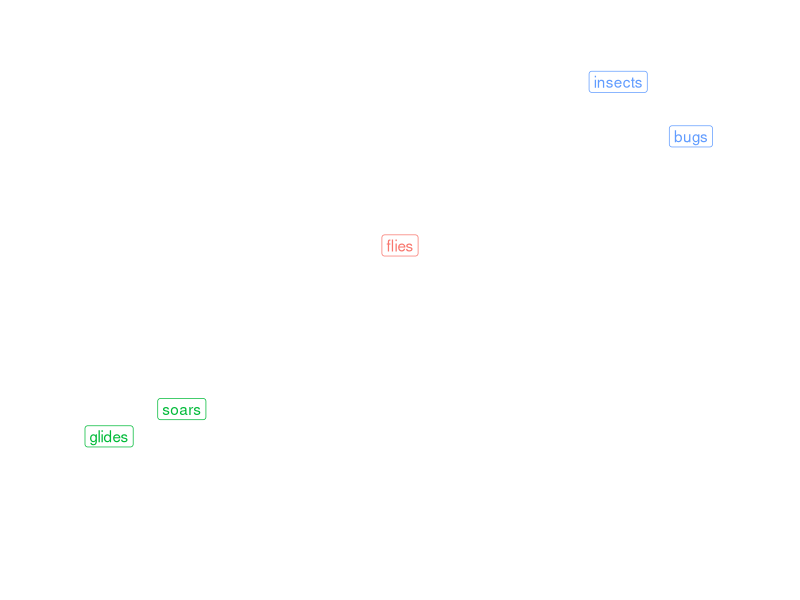
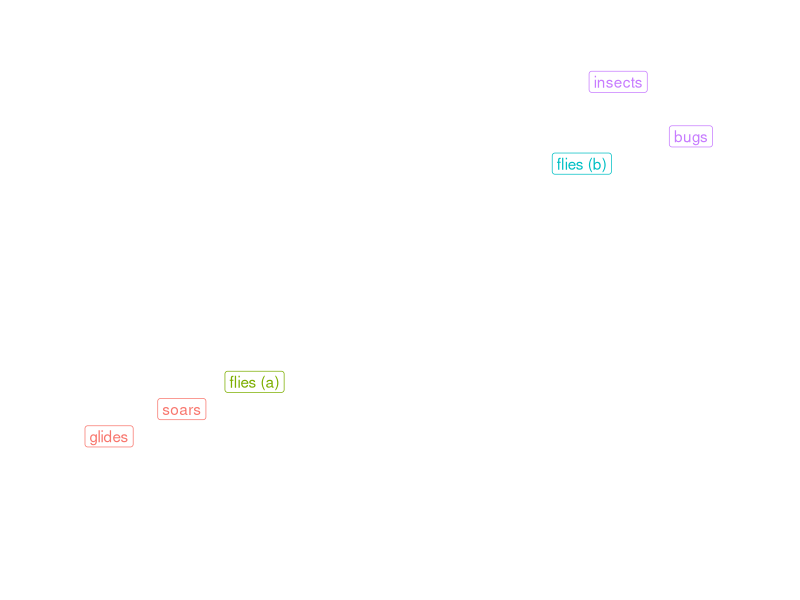

Recreate these plots in R, in order.
## ---- chunk 1

library(ggplot2)
library(dplyr)

data.frame(
  word = c("flies", "glides", "soars", "insects", "bugs"),
  x = c(0.5, 0.1, 0.2, 0.8, 0.9),
  y = c(0.6, 0.25, 0.3, 0.9, 0.8),
  col = c("blue", "green", "green", "red", "red")
) %>% 
  ggplot(aes(x, y, label = word, color = col)) +
  geom_label() +
  xlim(0, 1) + ylim(0, 1) +
  theme_void() +
  theme(legend.position = "none")

## ---- chunk 2

library(ggplot2)
library(dplyr)

data.frame(
  word = c("flies (a)", "flies (b)", "glides", "soars", "insects", "bugs"),
  x = c(0.3, 0.75, 0.1, 0.2, 0.8, 0.9),
  y = c(0.35, 0.75, 0.25, 0.3, 0.9, 0.8),
  col = c("lightgreen", "lightred", "green", "green", "red", "red")
) %>% 
  ggplot(aes(x, y, label = word, color = col)) +
  geom_label() +
  xlim(0, 1) + ylim(0, 1) +
  theme_void() +
  theme(legend.position = "none")
